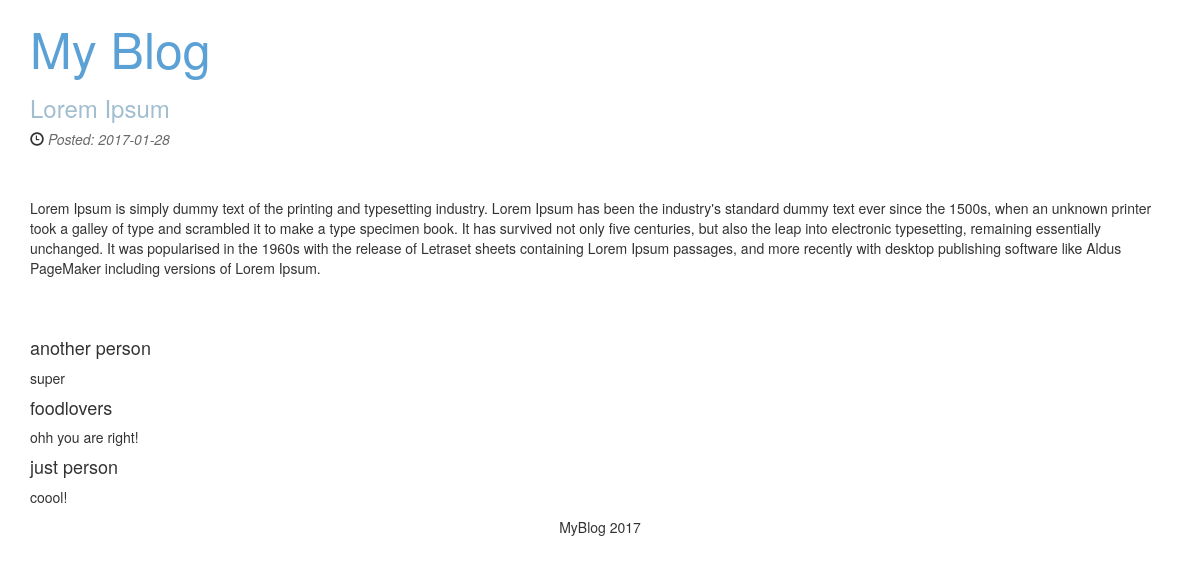
The app's page /article.php?id=4 with its own data.
### tables this page shows
CREATE TABLE IF NOT EXISTS `articles` (
  `id` int(11) NOT NULL,
  `title` varchar(255) NOT NULL,
  `image` varchar(255) NOT NULL,
  `content` text NOT NULL,
  `date` date NOT NULL
);

CREATE TABLE IF NOT EXISTS `comments` (
  `id` int(11) NOT NULL,
  `name` varchar(25) NOT NULL,
  `comment` text NOT NULL,
  `id_article` int(11) NOT NULL
);

### article.php (called while the page is built)
<?php
    require_once("database.php");
require_once("models/articles.php");
$link = db_connect();
$article = articles_get($link, $_GET['id']);
include("views/article.php");
?>

### models/articles.php (called while the page is built, shortened)
<?php
function articles_get($link, $id_article){
    $stmt = $link->prepare("SELECT * FROM articles WHERE id = $id_article");
    if ($stmt->execute(array())){
        return $stmt->fetch();
    }
}
function comments_all($link){
    $stmt = $link->prepare("SELECT * FROM comments ORDER BY id DESC");
    if ($stmt->execute()){
        return $stmt->fetchAll();
    }
}
?>

### views/article.php (the view, shortened to what this page needs)
<!DOCTYPE html>
<html lang="">
<head>
    <link rel="stylesheet" href="../style.css">
    <link rel="stylesheet" href="https://maxcdn.bootstrapcdn.com/bootstrap/3.3.7/css/bootstrap.min.css"
</head>
<body>
  <div class = "container">
   <h1><a class = "blog" href = "../index.php"> My Blog </a></h1>
   <div>
       <div class = "article">
           <h3 class = "titles">
               <?=$article['title']?>
           </h3>
            <h5><span class="glyphicon glyphicon-time"></span> <em>Posted: <?=$article['date']?></em></h5>
          <br>
           <p><?=$article['content']?></p>
        </div>
        <br>
         <br>
      <?php
            $comments = comments_all($link, $_GET['id']);
           foreach ($comments as $comment):
       ?>
       <div class = "comment">
           <h4><?=$comment['name']?></h4>
          <p><?=$comment['comment']?> </p>
        </div>
        <?php
          endforeach;
       ?>
   </div>
   <footer>
       <p >MyBlog 2017</p>
   </footer>
   </div>
</body>
</html>

### style.css (style rules this page uses)
* { margin: 0; }
h1 { color: brown; }
em { color: dimgrey; }
footer { text-align: center; }
.titles { color:#A1BED0; }
.blog { color: #5CA1D5; font-size: 50px; }

### records on screen
articles: title "Lorem Ipsum", date "2017-01-28", content "Lorem Ipsum is simply dummy text of the printing and typesetting industry. Lorem Ipsum has been the industry's standard dummy text ever since the 1500s, when an unknown printer took a galley of type and scrambled it to make a type specimen book. It has survived not only five centuries, but also the leap into electronic typesetting, remaining essentially unchanged. It was popularised in the 1960s with the release of Letraset sheets containing Lorem Ipsum passages, and more recently with desktop publishing software like Aldus PageMaker including versions of Lorem Ipsum."
comments: name "another person", comment "super"
comments: name "foodlovers", comment "ohh you are right!"
comments: name "just person", comment "coool!"
